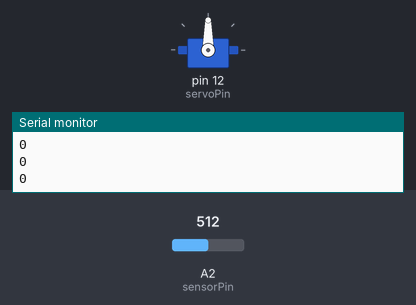
A sketch run on a simulated Arduino Uno, built with avr-gcc and run on an emulated ATmega328P. Shown: servo, the last lines printed to the serial monitor. The inputs (shaded band) are chosen by the test bench; at power-on: A2 (sensorPin) = 512.

Above: at 11.2 s.
11.3 s: A2 (sensorPin) set to 306
At 12.6 s:
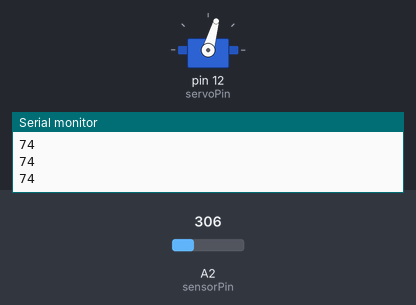
12.9 s: A2 (sensorPin) set to 122
At 14.1 s:
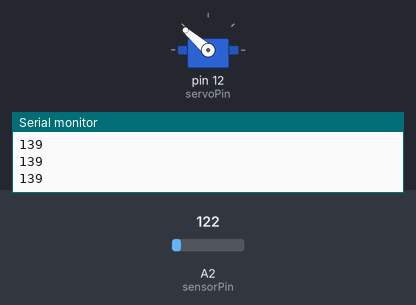
14.5 s: A2 (sensorPin) set to 255
16.0 s: A2 (sensorPin) set to 277
At 16.8 s:
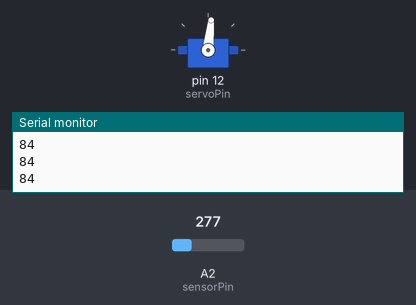
17.6 s: A2 (sensorPin) set to 511
At 18.2 s:
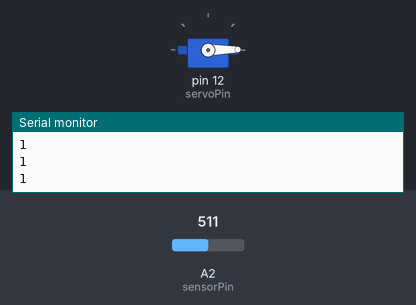
19.2 s: A2 (sensorPin) set to 40
At 19.6 s:
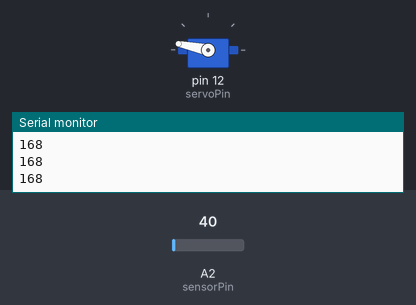
Timing chart, 0 to 21.8 s (numbered marks = the images above; inputs shaded):
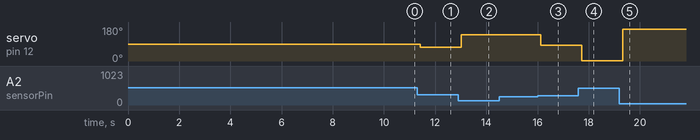

The sketch:

JBT_ServoMotor_MegaConfig.ino
```cpp
//Servo + IR

#include <Servo.h>
Servo francisServo;

//Define the Pins
int servoPin = 12;
int sensorPin = A2;
int sensorValue = 0;
int sensorMin = 6;
int sensorMax = 506;
int lastDist = 0;
int currentDist = 0;
int thresh = 50;
//int motorPin11 = 11;

void setup() {
    francisServo.attach(servoPin);
    francisServo.write(90);
    adjustSensor();
    //pinMode(motorPin11, OUTPUT);

}
void loop(){
  calibratingSensor();
  currentDist = sensorValue;
  if(currentDist > lastDist + thresh || currentDist < lastDist - thresh){
    francisServo.write(sensorValue);
    //analogWrite(motorPin11, sensorValue);
  lastDist = currentDist;
  }


}
void adjustSensor(){
  Serial.begin(9600);
  while (millis() < 10000){
    sensorValue = analogRead(sensorPin);
    if(sensorValue > sensorMax){
      sensorMax = sensorValue;
    }
    if(sensorValue < sensorMin){
      sensorMin = sensorValue;
    }
    Serial.println(sensorMin);
    Serial.println(sensorMax);
    delay(10);
  }
}
void calibratingSensor(){
  sensorValue = analogRead(sensorPin);
  sensorValue = map(sensorValue, sensorMin, sensorMax, 180, 0);
  sensorValue = constrain(sensorValue, 0, 255);
  Serial.println(sensorValue);
  delay(100);
}
```

Measured:
- the behaviour switches between 264 and 265 on A2 (sensorPin) (found by bisection; images 2 and 3)
- after the input at 11.3 s, servo on pin 12 (servoPin): 90° → 74° after 0.11 s
- after the input at 12.9 s, servo on pin 12 (servoPin): 74° → 139° after 0.11 s
- after the input at 16.0 s, servo on pin 12 (servoPin): 139° → 84° after 0.12 s
- after the input at 17.6 s, servo on pin 12 (servoPin): 84° → 1° after 0.13 s
- after the input at 19.2 s, servo on pin 12 (servoPin): 1° → 168° after 0.13 s
